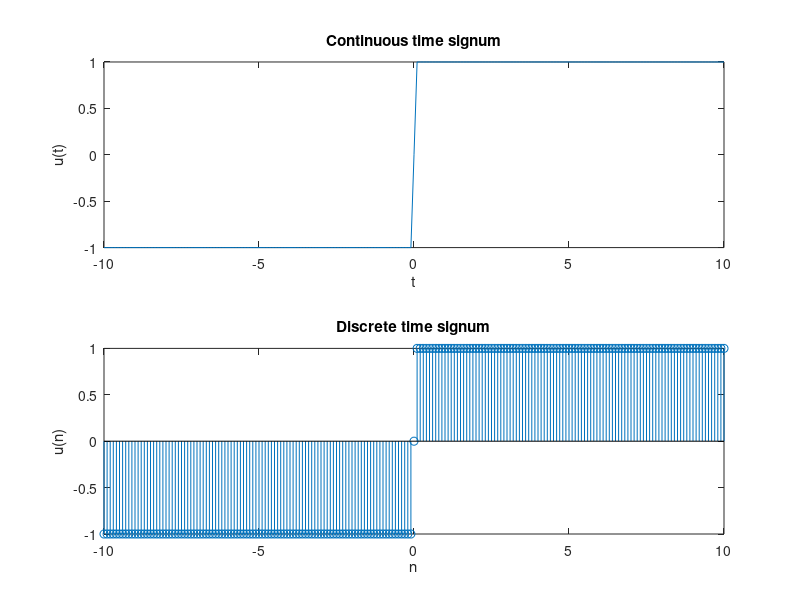

The MATLAB source for this figure:
clc 
clear all

t=-10:0.1:10;
st=(t>=0)-(t<=0);
n=-10:0.1:10;
sn=(n>=0)-(n<=0);

subplot(2,1,1);
plot(t,st);
xlabel('t');
ylabel('u(t)');
title('Continuous time signum');

subplot(2,1,2);
stem(n,sn);
xlabel('n');
ylabel('u(n)');
title('Discrete time signum');
%u=sign(n); stem(u,n)
